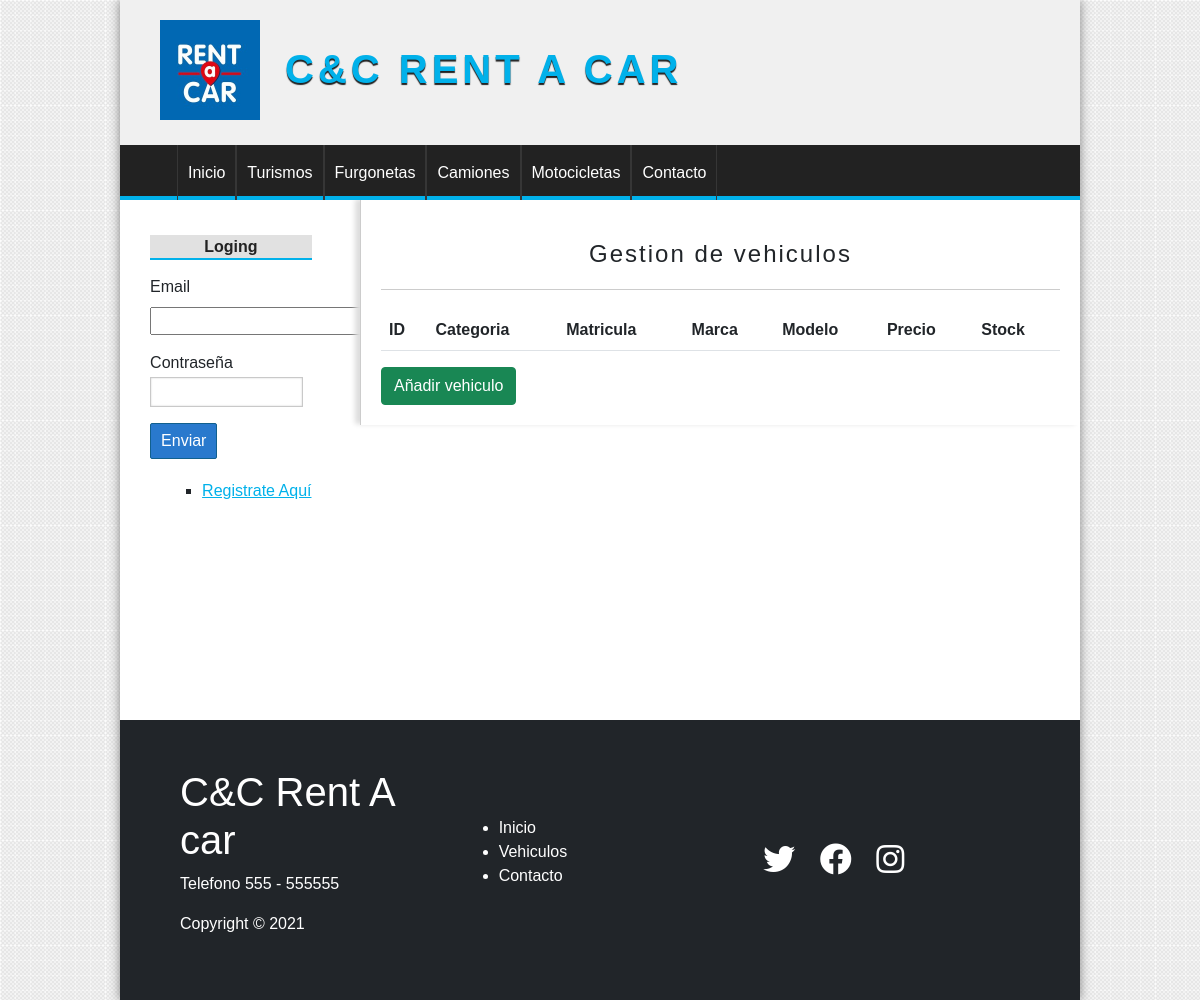
Before: /categoria/ver&id=2 with the older database file.
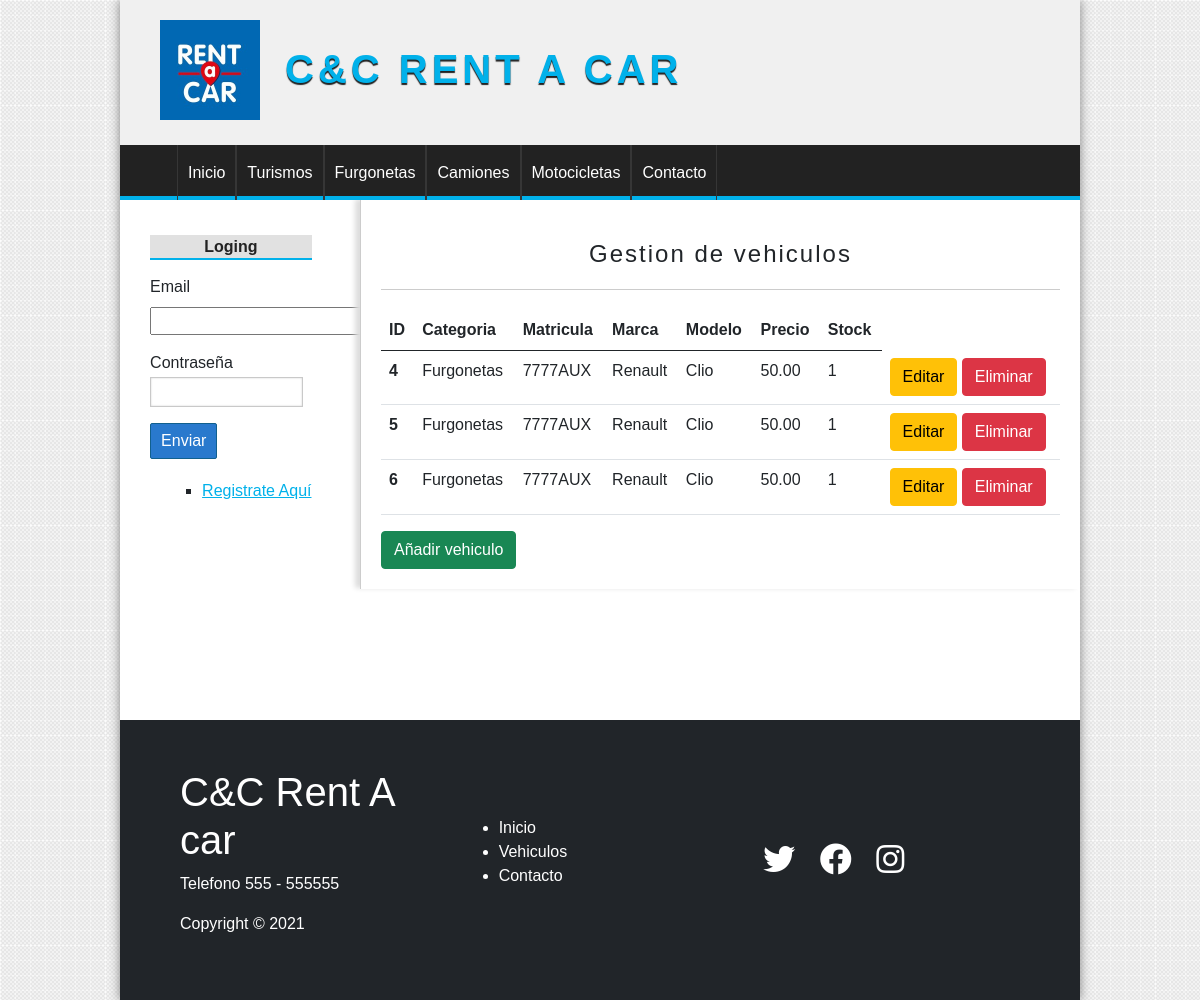
After: the same page with the newer database file.
### tables this page shows
CREATE TABLE categorias(
    id INT(255) auto_increment not null,
    nombre VARCHAR(100) not null,

    CONSTRAINT pk_categorias PRIMARY KEY (id)
);

CREATE TABLE vehiculos(
    
    id int(255) auto_increment not null,
    categoria_id INT(255) not null,
    matricula varchar(100) not null,
    precio FLOAT (100,2) not null,
    marca VARCHAR (255),
    modelo VARCHAR (255) not null,    
    stock int(255) not null,
    imagen VARCHAR(255),
   
    CONSTRAINT pk_vehiculos PRIMARY KEY(id),
    CONSTRAINT fk_vehiculos_categoria FOREIGN KEY(categoria_id) REFERENCES categorias(id)
    
);

### config/db.php (called while the page is built)
<?php
class Database{
    public static function connect(){
        $db = new mysqli('localhost', 'root', '', 'candc_rent_a_car');
        $db->query("SET NAMES 'UTF-8'");
        return $db;
    }
}

### models/categoria.php (called while the page is built, shortened)
<?php
class Categoria{
    private $id;
    private $nombre;
    public function __construct($id = ''){
        $this->db = Database::connect();
        if($id){
            $reg = $this->db->query("SELECT * FROM categorias WHERE id = ".$id);
            $categoria = $reg->fetch_object();
            $this->id = $categoria->id;
            $this->nombre = $categoria->nombre;
        }
        return $this;
    }
    function getId(){
        return $this->id;
    }
    function getNombre(){
        return $this->nombre;
    }
    public static function getAll(){
        $categoria = new Categoria();
        $reg = $categoria->db->query("SELECT id FROM categorias ORDER BY id ASC;");
        $array = array();
        while($cat = $reg->fetch_object()){
            $aux = new Categoria($cat->id);
            $array[$aux->getId()]=$aux;
        }
        return $array;
    }
}

### helpers/utils.php (called while the page is built, shortened)
<?php
require_once 'models/categoria.php';
class Utils
{
    public static function showCategorias(){
        $categorias = Categoria::getAll();
        return $categorias;
    }
}

### controllers/CategoriaController.php (called while the page is built, shortened)
<?php
require_once 'models/categoria.php';
require_once 'models/vehiculo.php';
class categoriaController{
    public function ver(){
        if(isset($_GET['id'])){
            $vehiculos = Vehiculo::getByCategoria($_GET['id']);
        }
        require_once 'views/categoria/gestion.php';
    }
}

### models/vehiculo.php (called while the page is built, shortened)
<?php
require_once ('categoria.php');
class Vehiculo
{
    private $id;
    private $categoria_id;
    private $matricula;
    private $precio;
    private $marca;
    private $modelo;
    private $stock;
    public function __construct($id="")
    {
        $this->db = Database::connect();
        if($id){
            $vehiculo = $this->db->query("SELECT * FROM vehiculos WHERE id = ".$id);
            $vehiculo_aux = $vehiculo->fetch_object();
            $this->id = $vehiculo_aux->id;
            $this->categoria_id = $vehiculo_aux->categoria_id;
            $this->matricula = $vehiculo_aux->matricula;
            $this->precio = $vehiculo_aux->precio;
            $this->marca = $vehiculo_aux->marca;
            $this->modelo = $vehiculo_aux->modelo;
            $this->stock = $vehiculo_aux->stock;
        }
        return $this;
    }
    public function getId()
    {
        return $this->id;
    }
    public function getCategoria_id()
    {
        return $this->categoria_id;
    }
    public function getMatricula()
    {
        return $this->matricula;
    }
    public function getPrecio()
    {
        return $this->precio;;
    }
    public function getMarca()
    {
        return $this->marca;;
    }
    public function getModelo()
    {
        return $this->modelo;
    }
    public function getStock()
    {
        return $this->stock;
    }
    public function getNombreCategoria()
    {
        $categoria = new Categoria($this->getCategoria_id());
        return $categoria->getNombre();
    }
    public static function getByCategoria($id) {
        $sql = sprintf('SELECT v.id FROM vehiculos as v
                LEFT JOIN categorias c on c.id = v.categoria_id
                where c.id =%d', $id);
        $veh = new Vehiculo();
        $reg = $veh->db->query($sql);
        $array = array();
        while($v = $reg->fetch_object()){
            $aux = new Vehiculo($v->id);
            $array[$aux->getId()]= $aux;
        }
        return $array;
    }
 }

### views/categoria/gestion.php (the view, shortened to what the changed rows need)
<h1> Gestion de vehiculos </h1>
<table class="table">
<thead>
        <tr>
            <th scope="col">ID</th>
            <th scope="col">Categoria</th>
            <th scope="col">Matricula</th>
            <th scope="col">Marca</th>
            <th scope="col">Modelo</th>
            <th scope="col">Precio</th>
            <th scope="col">Stock</th>
        </tr>
    </thead>
    <?php foreach ($vehiculos as $veh) { ?>
        <tr>
            <th scope="row"><?= $veh->getId(); ?></th>
            <td><?= $veh->getNombreCategoria(); ?></td>
            <td><?= $veh->getMatricula(); ?></td>
            <td><?= $veh->getMarca(); ?></td>
            <td><?= $veh->getModelo(); ?></td>
            <td><?= $veh->getPrecio(); ?></td>
            <td><?= $veh->getStock(); ?></td>
            <td>
                <a class="btn btn-warning m-0" href="<?= base_url ?>vehiculo/editar&id=<?= $veh->getId() ?>">Editar</a></button>
                <a class="btn btn-danger m-0" href="<?= base_url ?>vehiculo/eliminar&id=<?= $veh->getId() ?>">Eliminar</a></button>
            </td>
        </tr>
    <?php } ?>
</table>

### views/layout/header.php (shortened to what the changed rows need)
<!DOCTYPE html>
<html lang="es">
<head>
    <link href="https://cdn.jsdelivr.net/npm/bootstrap@5.0.0-beta3/dist/css/bootstrap.min.css" rel="stylesheet">
    <link rel="stylesheet" href="<?= base_url ?>assets/css/style.css">
    <link rel="stylesheet" href="https://cdnjs.cloudflare.com/ajax/libs/font-awesome/5.15.3/css/all.min.css" />
</head>
<body>
    <div id="container">
        <header id="header">
            <div id="logo">
                <h1> C&C Rent A car</h1>
            </div>
        </header>
        <?php $categorias = Utils::showCategorias(); ?>
        <nav id="menu">
            <ul>
                <?php foreach ($categorias as $cat) { ?>
                    <li><a href="<?= base_url ?>categoria/ver&id=<?= $cat->getId() ?>"><?= $cat->getNombre() ?></a></li>
                <?php } ?>
            </ul>
        </nav>
        <div id="content">

Changed rows visible on the page:
added vehiculos: id "4", categoria.nombre "Furgonetas", matricula "7777AUX", marca "Renault", modelo "Clio", precio "50.00", stock "1"
added vehiculos: id "5", categoria.nombre "Furgonetas", matricula "7777AUX", marca "Renault", modelo "Clio", precio "50.00", stock "1"
added vehiculos: id "6", categoria.nombre "Furgonetas", matricula "7777AUX", marca "Renault", modelo "Clio", precio "50.00", stock "1"
